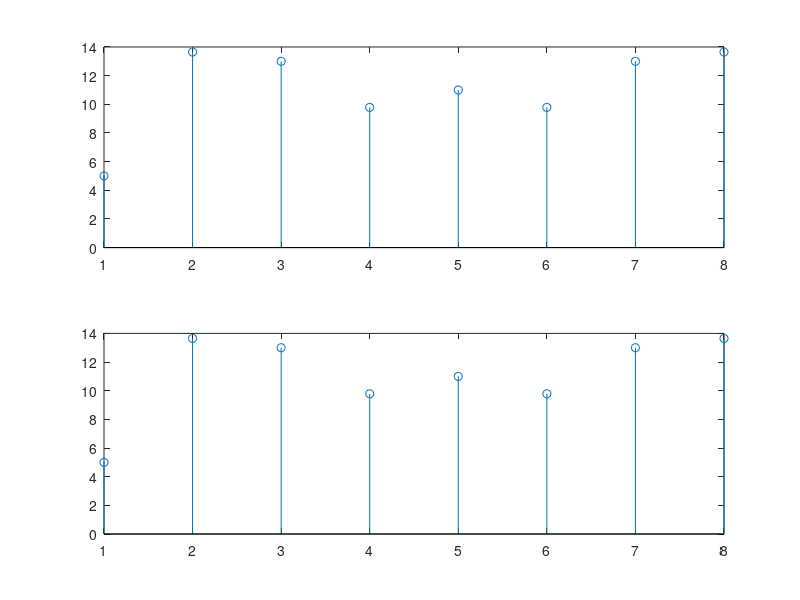

Here is the MATLAB script that generated this plot:
x = [1 5 3 -1 -2 -3 1 -9];


X_0 = fft(x);
subplot(2,1,1)
stem(abs(X_0))
hold on



N = length(x);
W = exp(j*2*pi*[0:N-1]/N);


X_1 =  x;



% Camada 1
% 0 4 ; 2 6 ; 1 5 ; 3 7
% 0 4 ; 0 4 ; 0 4 ; 0 4 
temp = X_1(0+1);
X_1(0+1) = temp+W(0+1).*X_1(4+1);
X_1(4+1) = temp+W(4+1).*X_1(4+1);
temp = X_1(2+1);
X_1(2+1) = temp+W(0+1).*X_1(6+1);
X_1(6+1) = temp+W(4+1).*X_1(6+1);
temp = X_1(1+1);
X_1(1+1) = temp+W(0+1).*X_1(5+1);
X_1(5+1) = temp+W(4+1).*X_1(5+1);
temp = X_1(3+1);
X_1(3+1) = temp+W(0+1).*X_1(7+1);
X_1(7+1) = temp+W(4+1).*X_1(7+1);

% Camada 2
% 0 2 ; 4 6 ; 1 3 ; 5 7
% 0 4 ; 2 6 ; 0 4 ; 2 6
temp = X_1(1);
X_1(1) = temp+W(0+1).*X_1(3);
X_1(3) = temp+W(4+1).*X_1(3);
temp = X_1(5);
X_1(5) = temp+W(2+1).*X_1(7);
X_1(7) = temp+W(6+1).*X_1(7);
temp = X_1(2);
X_1(2) = temp+W(0+1).*X_1(4);
X_1(4) = temp+W(4+1).*X_1(4);
temp = X_1(6);
X_1(6) = temp+W(2+1).*X_1(8);
X_1(8) = temp+W(6+1).*X_1(8);

% Camada 3
% 0 1 ; 4 5 ; 2 3 ; 6 7
% 0 4 ; 1 5 ; 2 6 ; 3 7
temp = X_1(1);
X_1(1) = temp+W(0+1).*X_1(2);
X_1(2) = temp+W(4+1).*X_1(2);
temp = X_1(5);
X_1(5) = temp+W(1+1).*X_1(6);
X_1(6) = temp+W(5+1).*X_1(6);
temp = X_1(3);
X_1(3) = temp+W(2+1).*X_1(4);
X_1(4) = temp+W(6+1).*X_1(4);
temp = X_1(7);
X_1(7) = temp+W(3+1).*X_1(8);
X_1(8) = temp+W(7+1).*X_1(8);

shuffleButerfly = bi2de(de2bi(0:N-1,log2(N),'left-msb'))+1;
X_1 = X_1(shuffleButerfly);

subplot(2,1,2)
stem(abs(X_1))


%
%for c = 1:1:log2(N)
%    c
%end
%
hold off
